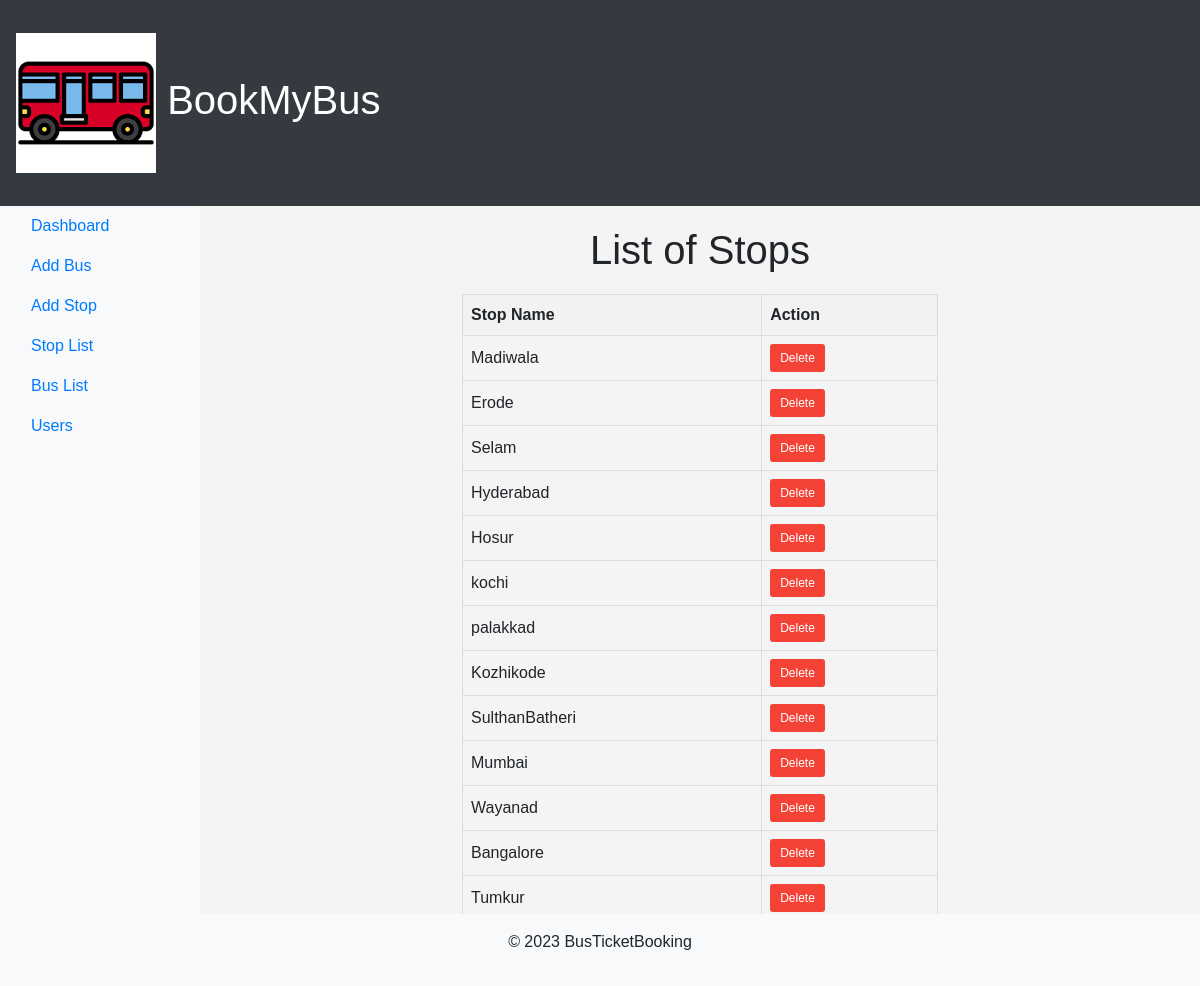
The page /adminapp/stop_list/ on the database its author committed.
### app1/models.py (models this page shows, shortened)
class Stop(models.Model):
    name = models.CharField(max_length=100)

### adminapp/views.py (the view)
# urls.py: path('stop_list/',views.stop_list,name='stop_list'),
def stop_list(request):
    stops=Stop.objects.all()
    return render(request,'stop_list.html',{'stops':stops})

### project_templates/stop_list.html (shortened to what this page needs)
{% extends 'base_admin.html' %}
{% block content %}
    <div class="content">
        <h1>List of Stops</h1>
        <table>
            <thead>
                <tr>
                    <th>Stop Name</th>
                    <th>Action</th>
                </tr>
            </thead>
            <tbody>
                {% for stop in stops %}
                    <tr>
                        <td>{{ stop.name }}</td>
                        <td>
                            <form method="post" action="{% url 'delete_stop' stop.id %}">
                                <button type="submit">Delete</button>
                            </form>
                        </td>
                    </tr>
                {% endfor %}
            </tbody>
        </table>
    </div>
{% endblock %}

### project_templates/stop_list.html (style rules this page uses)
.content { display: flex; flex-direction: column; align-items: center; }
h1 { margin-top: 20px; margin-bottom: 20px; }
table { width: 50%; border-collapse: collapse; margin-bottom: 20px; }
th, td { border: 1px solid #dddddd; text-align: left; padding: 8px; }
th { background-color: #f2f2f2; }
td button { background-color: #f44336; color: white; border: none; padding: 5px 10px; text-align: center; text-decoration: none; display: inline-block; font-size: 12px; border-radius: 3px; cursor: pointer; }

### project_templates/base_admin.html (style rules this page uses)
body { display: flex; flex-direction: column; min-height: 100vh; font-family: Arial, sans-serif; background-color: #f4f4f4; margin: 0; padding: 0; }
h1 { text-align: center; }

### rows shown on the page
Stop: name "Madiwala"
Stop: name "Erode"
Stop: name "Selam"
Stop: name "Hyderabad"
Stop: name "Hosur"
Stop: name "kochi"
Stop: name "palakkad"
Stop: name "Kozhikode"
Stop: name "SulthanBatheri"
Stop: name "Mumbai"
Stop: name "Wayanad"
Stop: name "Bangalore"
Stop: name "Tumkur"
